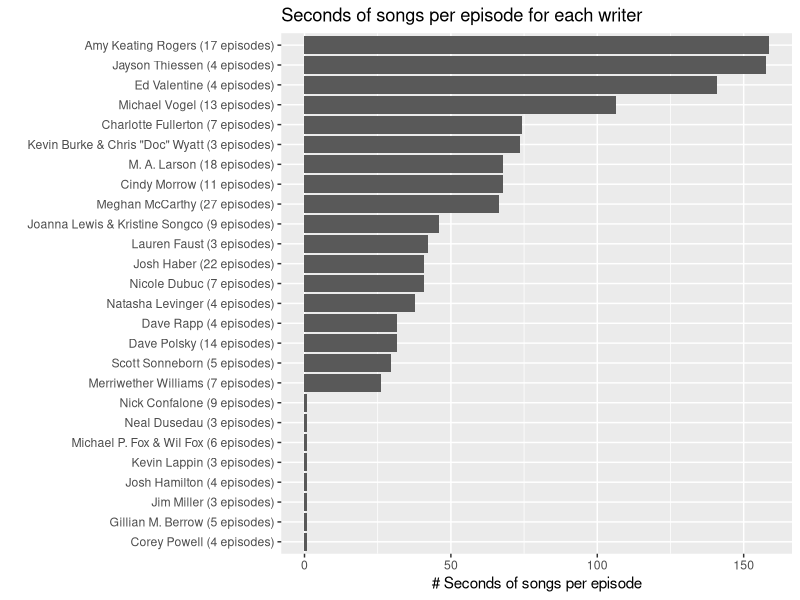
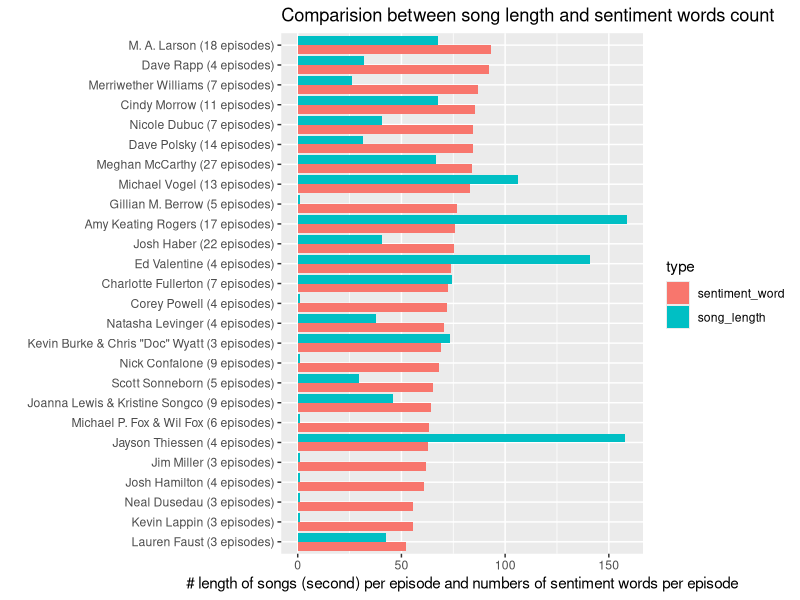

Write R code to recreate these figures, in order.
options(stringsAsFactors = F)
library(tidyverse)
mlp_song_data <- read_csv("mlp_song_data.csv")
mlp_song_data$Length[c(5,8,9,28,44,46,47,49,56,62,64,80,99)] <- 
  c('0:33','4:13','0:42','1:53','2:59','3:16','2:27','2:16','2:17','3:15','3:26','3:03','3:44')

time_data <- data.frame(do.call(rbind,str_split(mlp_song_data$Length,pattern = ':')))

mlp_song_data$minute <- as.numeric(time_data$X1)
mlp_song_data$second <- as.numeric(time_data$X2)

mlp_song_data$total_second <- 60*mlp_song_data$minute+mlp_song_data$second

new_song_data <- mlp_song_data %>% group_by(Episode) %>% 
  summarise(total_second=sum(total_second))

write.csv(new_song_data,'new_song_data.csv',row.names = F)

full_mlp <- read_csv("full_mlp.csv")

writer_and_episode <- full_mlp %>% select(1,3)
  
episode_song <- writer_and_episode %>% 
  left_join(new_song_data,c('title'='Episode'))  

episode_song$total_second <- ifelse(is.na(episode_song$total_second),
                                    yes=0,no=episode_song$total_second)

episode_song <- episode_song[-c(196,197:200),]

write.csv(episode_song,'episode_song.csv',row.names = F)

writer_score <- read_csv("writer_score.csv")

writer_score$song_second <- 0
# we only focus on writers who wrote more than 2 episods
writer_score <- filter(writer_score,N > 2)
# we count seconds of songs per episode
for(i in 1:26)
{
  new_writer <- writer_score$writer[i]
  
  writer_data <- episode_song %>% 
    filter(str_detect(writer,new_writer))
  
  writer_score$song_second[i] <- mean(writer_data$total_second)
}

writer_score$writer <- str_replace(writer_score$writer,'Fox', 'Michael P. Fox & Wil Fox')
writer_score$writer <- str_replace(writer_score$writer,'Joanna Lewis', 'Joanna Lewis & Kristine Songco')
writer_score$writer <- str_replace(writer_score$writer,'Kevin Burke', 'Kevin Burke & Chris "Doc" Wyatt')

writer_score$writer <- paste0(writer_score$writer, ' (', writer_score$N, ' episodes)')
# we add 1 second to each of the writer simply to make plot look nice
writer_score$song_second <- writer_score$song_second+1

writer_score$writer <- fct_reorder(writer_score$writer,writer_score$song_second)

writer_score %>% ggplot(aes(x=writer,y=song_second))+geom_col()+coord_flip()+
  labs(x='', y='# Seconds of songs per episode', 
       title='Seconds of songs per episode for each writer')

new_writer_score <- writer_score %>% 
  mutate(score=song_second, type="song_length") %>% 
  select(1,2,4,5)

question6_data <- read_csv("question6_data.csv")

Q6 <- rbind(question6_data,new_writer_score)

order <- (question6_data %>% arrange(score))$writer

Q6$writer <- factor(Q6$writer,levels = order)

Q6 %>% ggplot(aes(writer, score, fill=type))+geom_col(position='dodge')+
  coord_flip()+
  labs(x='',y='# length of songs (second) per episode and numbers of sentiment words per episode',
       title='Comparision between song length and sentiment words count')
